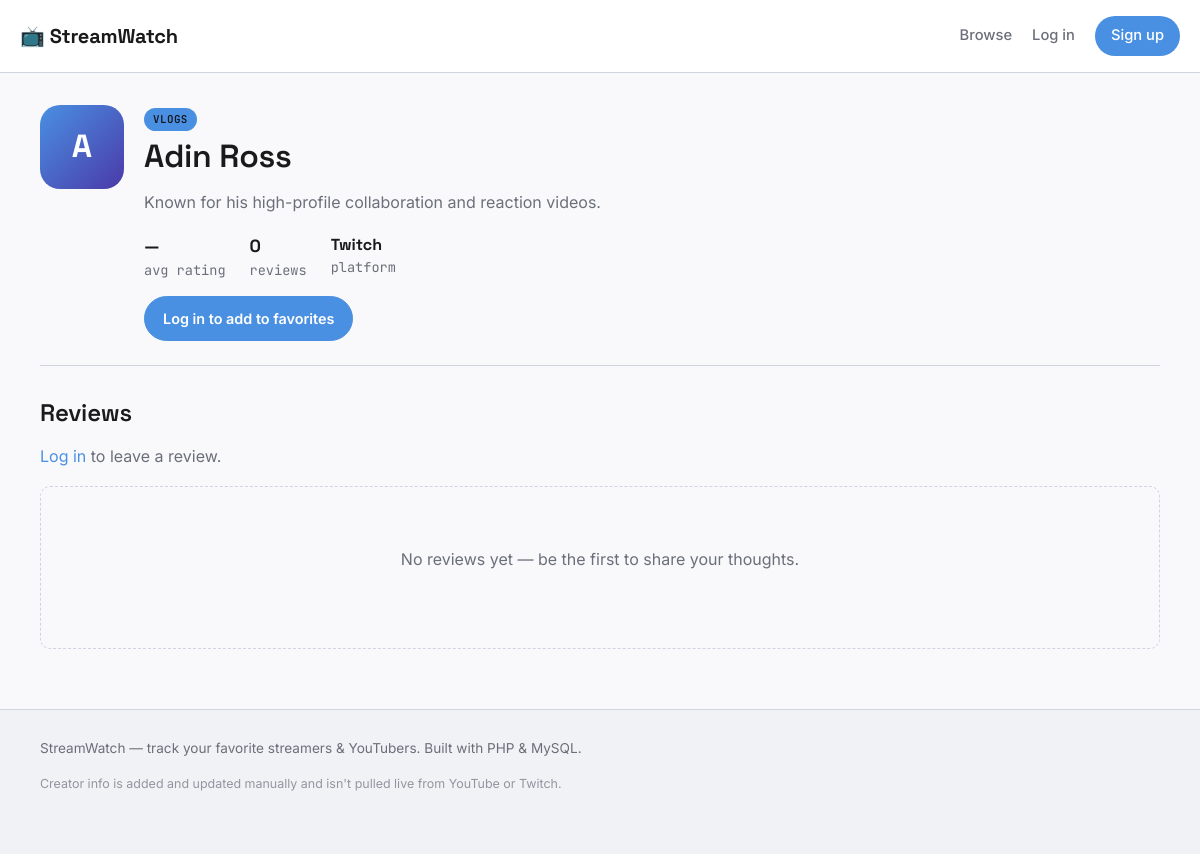
The app's page /creator.php?id=23 with its own data.
### tables this page shows
CREATE TABLE IF NOT EXISTS creators (
    id           INT AUTO_INCREMENT PRIMARY KEY,
    name         VARCHAR(100) NOT NULL,
    content_type VARCHAR(50)  NOT NULL,    
    platform     VARCHAR(50)  DEFAULT NULL,  
    description  TEXT,
    image_url    VARCHAR(255) DEFAULT NULL,
    created_at   TIMESTAMP    NOT NULL DEFAULT CURRENT_TIMESTAMP
);

### includes/auth.php (called while the page is built, shortened)
<?php
function is_logged_in(): bool
{
    return isset($_SESSION['user_id']);
}
function h(?string $value): string
{
    return htmlspecialchars($value ?? '', ENT_QUOTES, 'UTF-8');
}

### creator.php (the view, shortened to what this page needs)
<?php
require_once __DIR__ . '/includes/header.php';
$creator_id = (int)($_GET['id'] ?? 0);
$stmt = $pdo->prepare("SELECT * FROM creators WHERE id = :id");
$stmt->execute([':id' => $creator_id]);
$creator = $stmt->fetch();
$reviewStmt = $pdo->prepare(
    "SELECT r.*, u.username FROM reviews r
     JOIN users u ON u.id = r.user_id
     WHERE r.creator_id = :id
     ORDER BY r.created_at DESC"
);
$reviewStmt->execute([':id' => $creator_id]);
$reviews = $reviewStmt->fetchAll();
$review_count = count($reviews);
$avg_rating = $review_count ? round(array_sum(array_column($reviews, 'rating')) / $review_count, 1) : 0;
$my_review = null;
$is_favorited = false;
?>
<div class="profile-head">
    <?php if (!empty($creator['image_url'])): ?>
        <img src="<?= h($creator['image_url']) ?>" alt="<?= h($creator['name']) ?>" class="profile-avatar-img">
    <?php else: ?>
        <div class="profile-avatar"><?= h(mb_substr($creator['name'], 0, 1)) ?></div>
    <?php endif; ?>
    <div class="profile-info">
        <span class="tag"><?= h($creator['content_type']) ?></span>
        <h1><?= h($creator['name']) ?></h1>
        <p><?= h($creator['description']) ?: 'No description yet.' ?></p>
        <div class="profile-stats">
            <div><strong><?= $avg_rating ?: '—' ?></strong>avg rating</div>
            <div><strong><?= $review_count ?></strong>review<?= $review_count == 1 ? '' : 's' ?></div>
            <?php if ($creator['platform']): ?>
                <div><strong style="font-size:1rem;"><?= h($creator['platform']) ?></strong>platform</div>
            <?php endif; ?>
        </div>
        <div class="profile-actions">
            <?php if (is_logged_in()): ?>
                <form method="post" action="<?= $is_favorited ? 'remove_favorite.php' : 'add_favorite.php' ?>" class="inline">
                    <input type="hidden" name="csrf_token" value="<?= h(csrf_token()) ?>">
                    <input type="hidden" name="creator_id" value="<?= (int)$creator['id'] ?>">
                    <?php if ($is_favorited): ?>
                        <button type="submit" class="btn btn-danger">− Remove from favorites</button>
                    <?php else: ?>
                        <button type="submit" class="btn btn-primary">+ Add to favorites</button>
                    <?php endif; ?>
                </form>
            <?php else: ?>
                <a href="login.php" class="btn btn-primary">Log in to add to favorites</a>
            <?php endif; ?>
        </div>
    </div>
</div>
<h2>Reviews</h2>
<?php if (is_logged_in()): ?>
    <div class="review-form">
        <h3 style="margin-bottom:4px;"><?= $my_review ? 'Update your review' : 'Leave a review' ?></h3>
        <p style="margin-bottom:16px;">Ratings and reviews help other viewers decide what to watch next.</p>
        <form method="post" action="review_submit.php">
            <input type="hidden" name="csrf_token" value="<?= h(csrf_token()) ?>">
            <input type="hidden" name="creator_id" value="<?= (int)$creator['id'] ?>">
            <label>Your rating</label>
            <div class="star-picker">
                <?php for ($i = 5; $i >= 1; $i--): ?>
                    <input type="radio" id="star<?= $i ?>" name="rating" value="<?= $i ?>"
                        <?= ($my_review && (int)$my_review['rating'] === $i) ? 'checked' : '' ?> required>
                    <label for="star<?= $i ?>">★</label>
                <?php endfor; ?>
            </div>
            <label for="review_text">Your review</label>
            <textarea id="review_text" name="review_text" placeholder="What do you like about their content?"><?= h($my_review['review_text'] ?? '') ?></textarea>
            <div class="form-actions">
                <button type="submit" class="btn btn-primary"><?= $my_review ? 'Update review' : 'Post review' ?></button>
            </div>
        </form>
    </div>
<?php else: ?>
    <p><a href="login.php" style="color:var(--accent)">Log in</a> to leave a review.</p>
<?php endif; ?>
<?php if (empty($reviews)): ?>
    <div class="empty-state"><p>No reviews yet — be the first to share your thoughts.</p></div>
<?php endif; ?>
<?php require_once __DIR__ . '/includes/footer.php'; ?>

### assets/css/style.css (style rules this page uses)
:root { --bg: #f9f9fb; --bg-raised: #ffffff; --surface: #f0f2f6; --surface-solid: #ffffff; --border: #d0d4e0; --text: #1a1a1a; --text-muted: #6b6f7a; --accent: #4a90e2; --accent-soft: #4a90e226; --amber: #f5a623; --amber-soft: #f5a62326; --danger: #e94e77; --radius: 10px; --font-display: 'Space Grotesk', sans-serif; --font-body: 'Inter', sans-serif; --font-mono: 'JetBrains Mono', monospace; }
* { box-sizing: border-box; }
html { scroll-behavior: smooth; }
body { margin: 0; background: var(--bg); color: var(--text); font-family: var(--font-body); line-height: 1.6; }
a { color: inherit; text-decoration: none; }
h1, h2, h3, h4 { font-family: var(--font-display); font-weight: 600; letter-spacing: -0.01em; margin: 0 0 0.5em; }
p { margin: 0 0 1em; color: var(--text-muted); }
.btn { display: inline-flex; align-items: center; justify-content: center; gap: 6px; padding: 10px 18px; border-radius: 100px; border: 1px solid var(--border); background: var(--bg-raised); color: var(--text); font-family: var(--font-body); font-weight: 600; font-size: 0.9rem; cursor: pointer; transition: all 0.15s; }
.btn-primary { background: var(--accent); border-color: var(--accent); color: #fff; }
.tag { display: inline-block; font-family: var(--font-mono); font-size: 0.68rem; letter-spacing: 0.04em; text-transform: uppercase; padding: 3px 9px; border-radius: 100px; background: var(--tag-color, var(--accent)); color: #14151f; font-weight: 600; width: fit-content; }
.empty-state { text-align: center; padding: 60px 20px; color: var(--text-muted); border: 1px dashed var(--border); border-radius: var(--radius); }
.profile-head { display: flex; gap: 20px; align-items: flex-start; padding: 32px 0 24px; border-bottom: 1px solid var(--border); margin-bottom: 28px; flex-wrap: wrap; }
.profile-avatar { width: 84px; height: 84px; border-radius: 20px; background: linear-gradient(135deg, var(--accent), #4a3aa8); display: flex; align-items: center; justify-content: center; font-family: var(--font-display); font-weight: 700; font-size: 2rem; color: #fff; flex-shrink: 0; }
.profile-info { flex: 1; min-width: 240px; }
.profile-info h1 { margin-bottom: 8px; }
.profile-actions { display: flex; gap: 10px; margin-top: 14px; flex-wrap: wrap; }
.profile-stats { display: flex; gap: 24px; margin-top: 12px; font-family: var(--font-mono); font-size: 0.85rem; color: var(--text-muted); }
.profile-stats strong { color: var(--text); font-size: 1.1rem; display: block; font-family: var(--font-display); }

### records on screen
creators: name "A", content_type "VLOGS", name "Adin Ross", description "Known for his high-profile collaboration and reaction videos.", platform "Twitch"

### other values on screen
$avg_rating ?: '—' "—"
$review_count "0"
